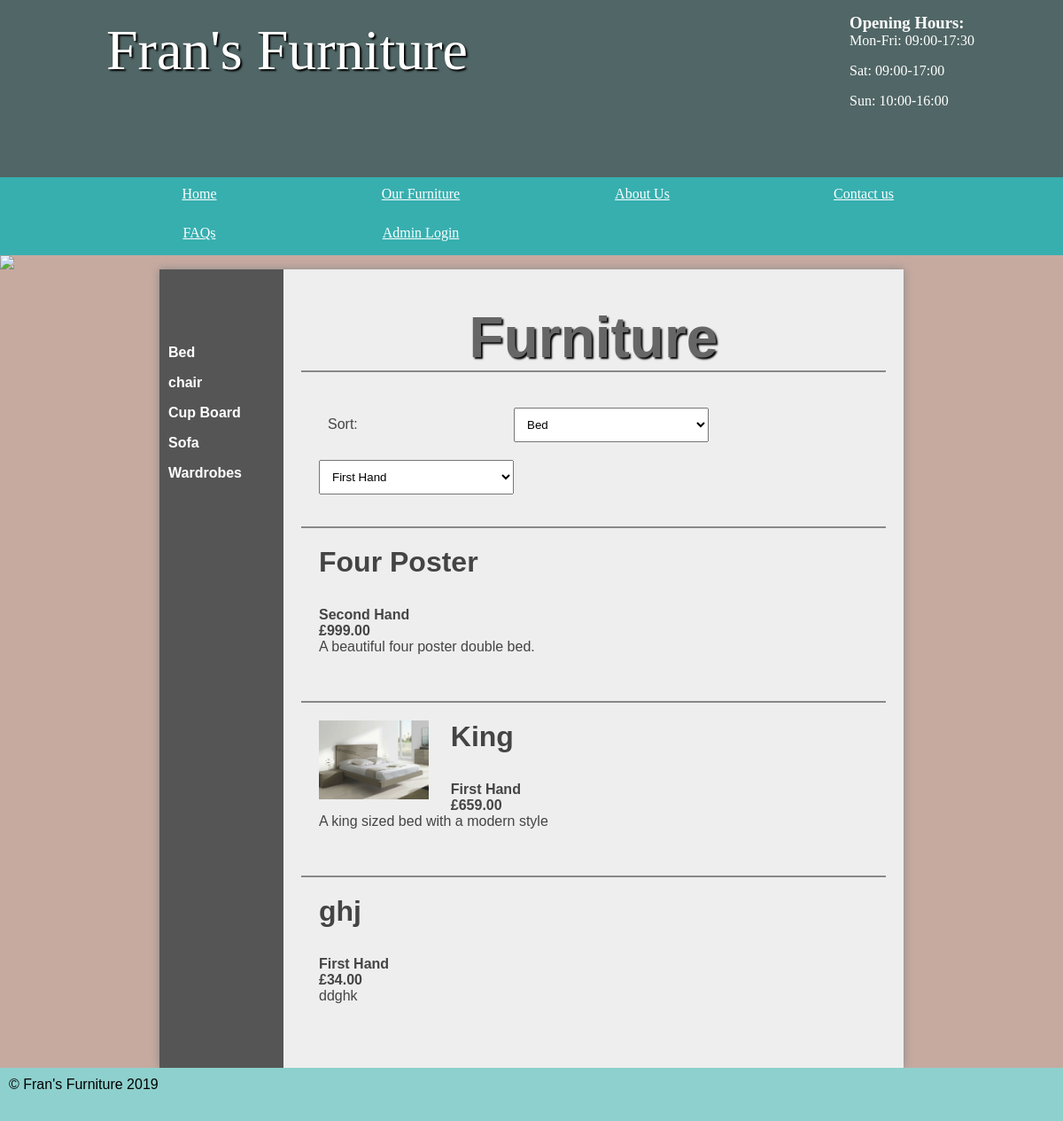
The page /index.php?page=furniture&cat_id=2 on the database its author committed.
### tables this page shows
CREATE TABLE `category` (
  `id` int(11) NOT NULL,
  `name` varchar(45) DEFAULT NULL
);

CREATE TABLE `furniture` (
  `id` int(11) NOT NULL,
  `name` varchar(45) NOT NULL,
  `description` varchar(2000) NOT NULL,
  `price` decimal(5,2) NOT NULL,
  `categoryId` int(11) NOT NULL,
  `visibility` char(1) NOT NULL,
  `item_condition` varchar(15) NOT NULL
);

### functions/load_template.php (called while the page is built, shortened)
<?php
	function loadTemplate($filename, $tempVars){
		extract($tempVars);
		require $filename;
		$content = ob_get_clean();
		return $content;
	}
?>

### pages/users/furniture.php (called while the page is built, shortened)
<?php
$furniture=new DatabaseTable('furniture');
if(isset($_GET['cat_id'])){
		$fur=$furniture->find('categoryId',$_GET['cat_id']);
	}
	else{
		$fur=$furniture->find('visibility', 'S');
	}
$sortF=$furniture->findAll();
$category=new DatabaseTable('category');
$cat=$category->findAll();
$sortC=$category->findAll();
$content=loadTemplate('../templates/users/furnitureTemplate.php',['furnitureQuery'=>$fur, 'categoryQuery'=>$cat, 'stmt'=>$sortC, 'tmts'=>$sortF]);
?>

### classes/databasetable.php (called while the page is built, shortened)
<?php
class DatabaseTable{
    public $table;
    function __construct($table){
        $this->table = $table;
    }
function find($field, $value) {
    global $pdo;
        $stmt = $pdo->prepare('SELECT * FROM ' . $this->table . ' WHERE ' . $field . ' = :valu');
        $criteria = [
                'valu' => $value
        ];
        $stmt->execute($criteria);
        return $stmt;
}
function findAll() {
    global $pdo;
        $stmt = $pdo->prepare('SELECT * FROM ' . $this->table );
        $stmt->execute();
        return $stmt;
}
}
?>

### templates/users/furnitureTemplate.php (the view, shortened to what this page needs)
<main class="admin">
	<section class="left">
		<ul>
			<?php
			foreach ($categoryQuery as $category) {
				echo '<li>';
				echo '<h4>'.'<a href="index.php?page=furniture&cat_id='.$category['id'].'">' . $category['name'] .'</a>'. '</h4>';
				echo '</li>';
			}
			?>
		</ul>
	</section>
	<section class="right">
		<h1>Furniture</h1>
		<ul class="furniture">
		<li>
			<form>
			<label>Sort:</label>
			<select id="categoryId" onchange="clickme(categoryId.value,item_condition.value)">
				<?php
					foreach ($stmt as $row) {
						echo '<option value="' . $row['id'] . '">' . $row['name'] . '</option>';
					}
				?>
				</select>
				<select id="item_condition" onchange="clickme(categoryId.value,item_condition.value)">
					<option value="First Hand">First Hand</option>
				</select>
</form>
		</li>
<div id="new">
	<?php
	foreach ($furnitureQuery as $furniture) {
		echo '<li>';
		if (file_exists('../images/furniture/' . $furniture['id'] . '.jpg')) {
			echo '<a href=".../images/furniture/' . $furniture['id'] . '.jpg"><img src="../images/furniture/' . $furniture['id'] . '.jpg" /></a>';
		}
		echo '<div class="details">';
		echo '<h2>' . $furniture['name'] . '</h2>';
		echo '<h4>' . $furniture['item_condition'] . '</h4>';
		echo '<h4>£' . $furniture['price'] . '</h4>';
		echo '<p>' . $furniture['description'] . '</p>';
		echo '</div>';
		echo '</li>';
	}
	?>
</ul>
</section>
</main>

### css/styles.css (style rules this page uses)
* { margin: 0; padding: 0; }
html { font-family: 'Oxygen-Regular', verdana, sans-serif; }
body { background-color: #C6AAA0; }
h1 { font-size:4em; color: white; text-align: center; padding-top: 20px; text-shadow: 2px 2px 2px #000; }
main { min-height: 75vh; background-color: #eee; width: 70vw; display: block; margin: auto; box-shadow: 0px 0px 10px #888; color:#444; }
main h2 { font-size:2em; }
p, li, h2 { margin-bottom: 1em; }
form select, form label, form input, form textarea { float: left; width: 200px; padding: 10px; margin-top: 20px; }
form label { clear: left; }
.left ul { list-style-type: none }
section a { color: #444; }
form select { width: 220px; }
.stock, .admin { display: table; }
.stock > ul, .admin .left { width: 10vw; list-style-type: none; display: table-cell; padding: 10px; background-color: #555; margin: 0; }
.stock .products, .admin .right { display: table-cell; padding: 20px; }
.stock > ul a, .admin .left a { color: white; text-decoration: none; }
.furniture li { border-top: 2px solid #888; padding: 20px; overflow: auto; }
.furniture li .noimage, .furniture li img { width: 20%; margin-right: 4%; min-height: 50px; float: left; }
.right { padding: 20px; }
main h1 { color: #666; }
main img { display: block; }

### rows shown on the page
category: name "Bed"
category: name "chair"
category: name "Cup Board"
category: name "Sofa"
category: name "Wardrobes"
furniture: name "Four Poster", item_condition "Second Hand", price "999.00", description "A beautiful four poster double bed."
furniture: name "King", item_condition "First Hand", price "659.00", description "A king sized bed with a modern style"
furniture: name "ghj", item_condition "First Hand", price "34.00", description "ddghk"

### other values the page prints
date ('Y') "2019"
form field value "Bed"
